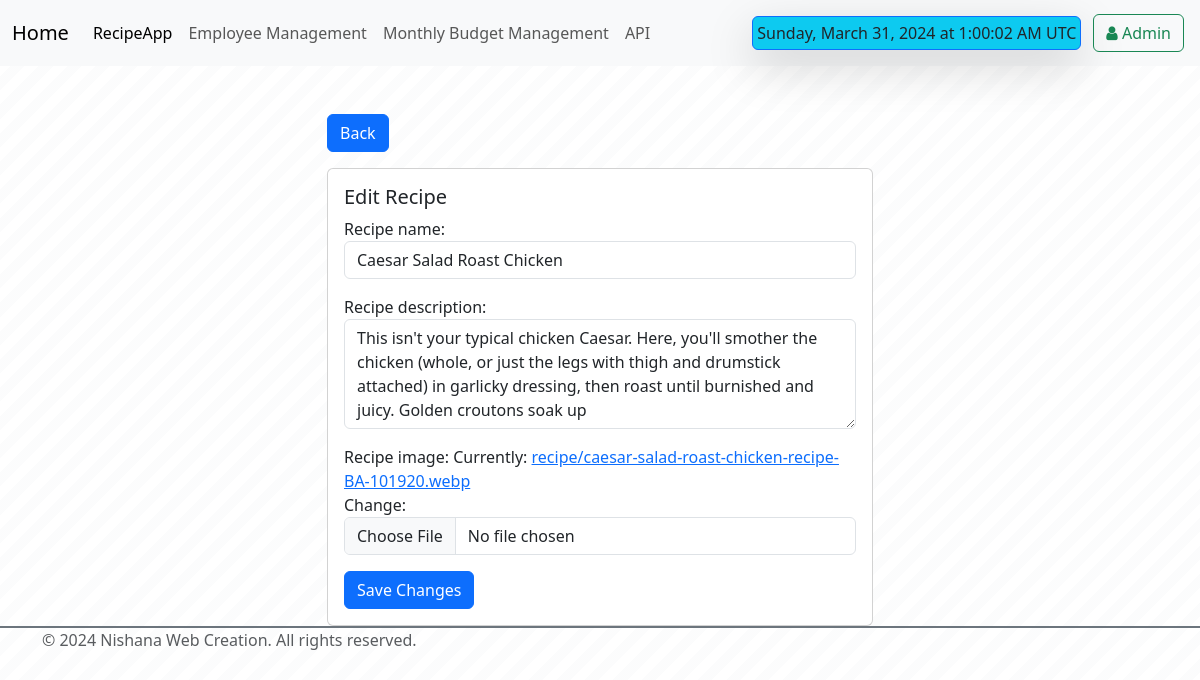
Page /edit_recipe/9/ on the committed database.
### vegapp/models.py (models this page shows)
class Recipe(models.Model):
    recipe_name = models.CharField(max_length = 100)
    recipe_description = models.TextField()
    recipe_image = models.ImageField(upload_to="recipe/")

### vegapp/views.py (the view)
# urls.py: path('edit_recipe/<int:id>/', edit_recipe, name='edit_recipe'),
def edit_recipe(request, id):
    recipe = Recipe.objects.get(id=id)
    if request.method == 'POST':
        form = EditForm(request.POST, request.FILES, instance=recipe)
        if form.is_valid():
            form.save()
            return redirect('/vegapp/')
    else:
        form = EditForm(instance=recipe)
    return render(request, 'edit_recipe.html', {'form': form})

### vegapp/form.py
class EditForm(forms.ModelForm):
    class Meta:
        model = Recipe
        fields = ['recipe_name', 'recipe_description', 'recipe_image']
        widgets = {
            'recipe_description': forms.Textarea(attrs={'class': 'form-control', 'rows': 4}),  # Add Bootstrap form-control class
            'recipe_name': forms.TextInput(attrs={'class': 'form-control'}),  # Add Bootstrap form-control class
            'recipe_image': forms.ClearableFileInput(attrs={'class': 'form-control'}),  # Add Bootstrap form-control class
        }
    def __init__(self,*args, **kwargs):
        super(EditForm,self).__init__(*args,**kwargs)
        for visible in self.visible_fields():
            visible.field.widget.attrs['class']='form-control'

### vegapp/templates/edit_recipe.html (shortened to what this page needs)
{% extends "base.html" %}
{% block start%}
<div class="container mt-5">
    <div class="row justify-content-center">
        <div class="col-md-6">
            <div class="text-start mb-3">
                <a href="/vegapp/" class="btn btn-primary">Back</a>
            </div>
            <div class="card">
                <div class="card-body">
                    <h5 class="card-title">Edit Recipe</h5>
                    <form method="post" enctype="multipart/form-data">
                        {{ form.as_p }}
                        <button type="submit" class="btn btn-primary">Save Changes</button>
                    </form>
                </div>
            </div>
        </div>
    </div>
</div>
{% endblock %}

### rows in the picture
Recipe: recipe_name "Caesar Salad Roast Chicken", recipe_description "This isn't your typical chicken Caesar. Here, you'll smother the chicken (whole, or just the legs with thigh and drumstick attached) in garlicky dressing, then roast until burnished and juicy. Golden croutons soak up"
